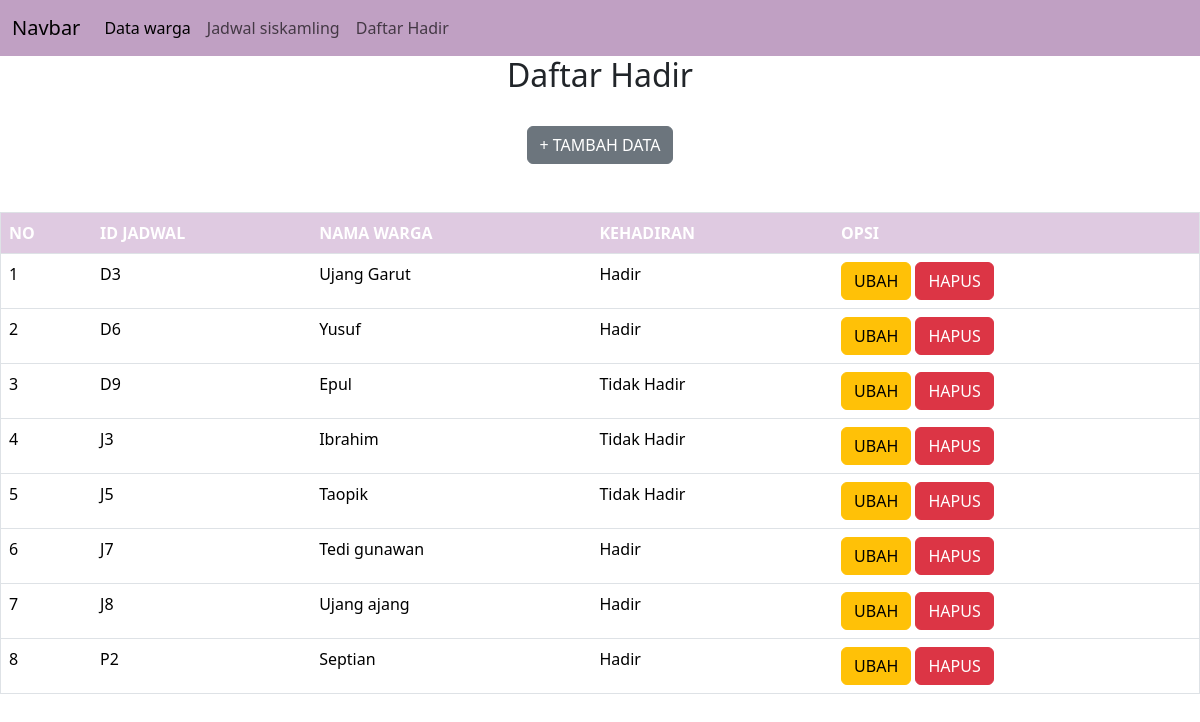
The page /admin/detail_jadawal.php on the database its author committed.
### tables this page shows
CREATE TABLE `daftar_hadir` (
  `id_jadwal` varchar(10) NOT NULL,
  `Nama_warga` varchar(20) NOT NULL,
  `Kehadiran` varchar(20) NOT NULL
);

### admin/detail_jadawal.php (the view, shortened to what this page needs)
<!DOCTYPE html>
<html>
<head>
	<link href="https://cdn.jsdelivr.net/npm/bootstrap@5.3.2/dist/css/bootstrap.min.css" rel="stylesheet">
</head>
<body>
<nav class="navbar navbar-expand-lg"style ="background-color : #c0a0c3;color:#FFF;">
  <div class="container-fluid">
    <a class="navbar-brand" href="#">Navbar</a>
    <div class="collapse navbar-collapse" id="navbarNav">
      <ul class="navbar-nav">
          <a class="nav-link active" aria-current="page" href="index.php">Data warga</a>
        <li class="nav-item">
          <a class="nav-link" href="jadwal.php">Jadwal siskamling</a>
        </li>
        <li class="nav-item">
          <a class="nav-link" href="detail_jadawal.php">Daftar Hadir</a>
        </li>
        <li class="nav-item">
          <a class="nav-link disabled" aria-disabled="true"></a>
        </li>
      </ul>
    </div>
  </div>
</nav>
<center><h2> Daftar Hadir</h2></center>
	<br/>
	<center><a href="tambah3.php"class= "btn btn-secondary">+ TAMBAH DATA </a><center>
	<br/>
	<br/>
	<table border="1"class="table bordered">
		<tr>
		<th style= "background-color:  #dfcae1; color:#fff;">NO</th>
		<th style= "background-color:  #dfcae1; color:#fff;">ID JADWAL</th>
		<th style= "background-color:  #dfcae1; color:#fff;">NAMA WARGA</th>
		<th style= "background-color:  #dfcae1; color:#fff;">KEHADIRAN</th>
		<th style= "background-color:  #dfcae1; color:#fff;">OPSI</th>
		</tr>
		<?php
		include 'koneksi.php';
		$no = 1;
		$data = mysqli_query($koneksi,"select * from daftar_hadir ");
		while($d = mysqli_fetch_array($data)){
			?>
			<tr>
				<td><?php echo $no++; ?></td>
				<td><?php echo $d['id_jadwal']; ?></td>
				<td><?php echo $d['Nama_warga']; ?></td>
				<td><?php echo $d['Kehadiran']; ?></td>
				<td>
					<a href="edit_daftarhadir.php?id_jadwal=<?php echo $d['id_jadwal'] ?>"type="button" class="btn btn-warning">UBAH</a>
					<a href="hapus_hadir.php?id_jadwal=<?php echo $d['id_jadwal'] ?>"type="button" class="btn btn-danger" onclick="confirm('Apakah anda yakin untuk menghapus data ini?')">HAPUS</a>
				</td>
			</tr>
			<?php
		}
		?>
	</table>
</body>
</html>

### rows shown on the page
daftar_hadir: id_jadwal "D3", Nama_warga "Ujang Garut", Kehadiran "Hadir"
daftar_hadir: id_jadwal "D6", Nama_warga "Yusuf", Kehadiran "Hadir"
daftar_hadir: id_jadwal "D9", Nama_warga "Epul", Kehadiran "Tidak Hadir"
daftar_hadir: id_jadwal "J3", Nama_warga "Ibrahim", Kehadiran "Tidak Hadir"
daftar_hadir: id_jadwal "J5", Nama_warga "Taopik", Kehadiran "Tidak Hadir"
daftar_hadir: id_jadwal "J7", Nama_warga "Tedi gunawan", Kehadiran "Hadir"
daftar_hadir: id_jadwal "J8", Nama_warga "Ujang ajang", Kehadiran "Hadir"
daftar_hadir: id_jadwal "P2", Nama_warga "Septian", Kehadiran "Hadir"
